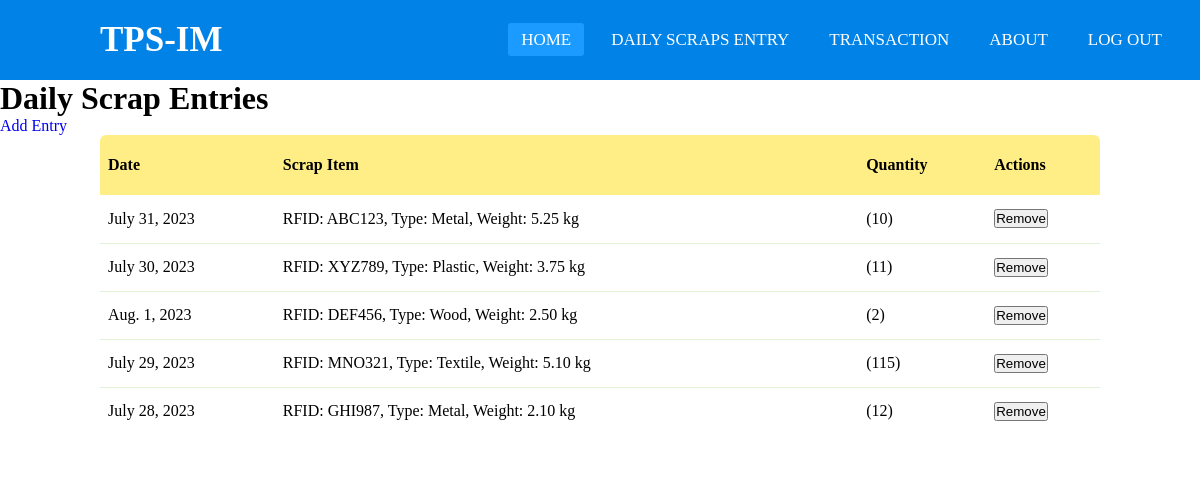
Before: /daily_scrap_table/ with the older database file.
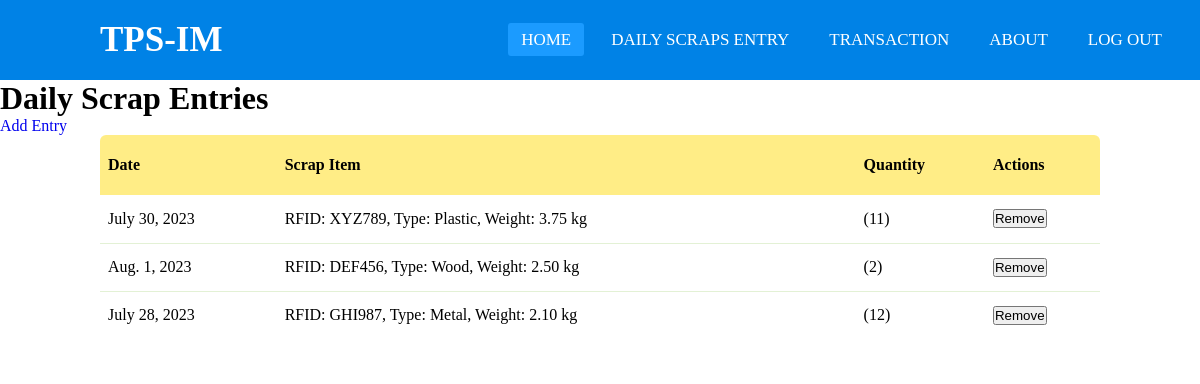
After: the same page with the newer database file.
### app1/models.py (models this page shows, shortened)
class DailyScrapEntry(models.Model):
    date = models.DateField()
    scraps = models.ManyToManyField(ScrapItem, through='ScrapEntryDetail')

class ScrapEntryDetail(models.Model):
    daily_scrap_entry = models.ForeignKey(DailyScrapEntry, on_delete=models.CASCADE)
    scrap_item = models.ForeignKey(ScrapItem, on_delete=models.CASCADE)
    quantity = models.PositiveIntegerField(default=1)

class ScrapItem(models.Model):
    RFID = models.CharField(max_length=100, unique=True)
    weight = models.DecimalField(max_digits=10, decimal_places=2)
    scrap_type = models.ForeignKey(ScrapType, on_delete=models.CASCADE)
    def __str__(self):
        return f"RFID: {self.RFID}, Type: {self.scrap_type}, Weight: {self.weight} kg"

class ScrapType(models.Model):
    name = models.CharField(max_length=50, unique=True)
    def __str__(self):
        return self.name

### app1/views.py (the view)
# urls.py: path('daily_scrap_table/', views.daily_scrap_table, name='daily_scrap_table'),
def daily_scrap_table(request):
    daily_scrap_entries = DailyScrapEntry.objects.all()
    return render(request, 'daily_scrap_table.html', {'daily_scrap_entries': daily_scrap_entries})

### app1/templates/daily_scrap_table.html (shortened to what this page needs)
{% extends 'base.html' %}
{% block content %}
{% load static %}
    <link rel="stylesheet" href="{% static "daily_scrap_table.css" %}">
    <h1>Daily Scrap Entries</h1>
    <a href="{% url 'add_daily_scrap_entry' %}">Add Entry</a>
    <table>
      <thead>
        <tr>
          <th>Date</th>
          <th>Scrap Item</th>
          <th>Quantity</th>
          <th>Actions</th>
        </tr>
      <thead>
      <tbody>
    {% for entry in daily_scrap_entries %}
        <tr>
          <td>{{ entry.date }}</td>
          <td>
          {% for scrap_entry_detail in entry.scrapentrydetail_set.all %}
            {{ scrap_entry_detail.scrap_item }}<br />
          {% endfor %}
          </td>
          <td>
          {% for scrap_entry_detail in entry.scrapentrydetail_set.all %}
            ({{ scrap_entry_detail.quantity }}) <br />
          {% endfor %}
          </td>
          <td>
          {% for scrap_entry_detail in entry.scrapentrydetail_set.all %}
            <form action="{% url 'remove_scrap_entry_detail' scrap_entry_detail.id %}" method="post">
                <button type="submit">Remove</button>
            </form>
          {% endfor %}
          </td>
        </tr>
    {% endfor %}
      </tbody>
    <blockquote> Responsive Table </blockquote>
{% endblock content %}

### app1/templates/base.html (shortened to what this page needs)
{% load static %}
<!DOCTYPE html>
<html>
<head>
	<link rel="stylesheet" href="{% static "navbar.css" %}">
    <link rel="stylesheet" href="https://cdnjs.cloudflare.com/ajax/libs/font-awesome/5.15.3/css/all.min.css"/>
</head>
<body>
	{% include "navbar.html" %}
	{% block content %}
	{% endblock content %}
</body>
</html>

### app1/templates/navbar.html (shortened to what this page needs)
    <nav>
      <label class="logo">TPS-IM</label>
      <ul>
        <li><a class="active" href="#">Home</a></li>
        <li><a href="#">Daily Scraps Entry</a></li>
        <li><a href="#">Transaction</a></li>
        <li><a href="#">About</a></li>
        <li><a href="#">Log Out</a></li>
      </ul>
    </nav>

### static/navbar.css (style rules this page uses)
* { padding: 0; margin: 0; text-decoration: none; list-style: none; box-sizing: border-box; }
body { font-family: montserrat; }
nav { background: #0082e6; height: 80px; width: 100%; }
label.logo { color: white; font-size: 35px; line-height: 80px; padding: 0 100px; font-weight: bold; }
nav ul { float: right; margin-right: 20px; }
nav ul li { display: inline-block; line-height: 80px; margin: 0 5px; }
nav ul li a { color: white; font-size: 17px; padding: 7px 13px; border-radius: 3px; text-transform: uppercase; }
a.active,a:hover { background: #1b9bff; transition: .5s; }

### static/daily_scrap_table.css (style rules this page uses)
table { border-spacing: 1; border-collapse: collapse; background: white; border-radius: 6px; overflow: hidden; max-width: 1000px; width: 100%; margin: 0 auto; position: relative; }
table * { position: relative; }
table td, table th { padding-left: 8px; }
table thead tr { height: 60px; background: #FFED86; font-size: 16px; }
table tbody tr { height: 48px; border-bottom: 1px solid #E3F1D5; }
table tbody tr:last-child { border: 0; }
table td, table th { text-align: left; }
blockquote { color: white; text-align: center; }

Changed rows visible on the page:
removed DailyScrapEntry: date "July 31, 2023"
removed ScrapEntryDetail: scrap_item "RFID: ABC123, Type: Metal, Weight: 5.25 kg", quantity "10"
removed DailyScrapEntry: date "July 29, 2023"
removed ScrapEntryDetail: scrap_item "RFID: MNO321, Type: Textile, Weight: 5.10 kg", quantity "115"
